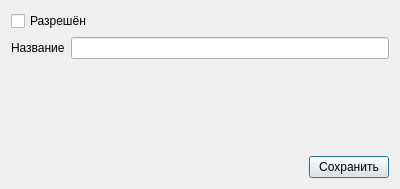
<?xml version="1.0" encoding="UTF-8"?>
<ui version="4.0">
 <class>TrestDialog</class>
 <widget class="QDialog" name="TrestDialog">
  <property name="geometry">
   <rect>
    <x>0</x>
    <y>0</y>
    <width>400</width>
    <height>189</height>
   </rect>
  </property>
  <property name="windowTitle">
   <string>Новый трест</string>
  </property>
  <layout class="QVBoxLayout" name="verticalLayout">
   <item>
    <widget class="QCheckBox" name="enabledCheckBox">
     <property name="text">
      <string>Разрешён</string>
     </property>
    </widget>
   </item>
   <item>
    <layout class="QHBoxLayout" name="horizontalLayout_2">
     <item>
      <widget class="QLabel" name="nameLabel">
       <property name="text">
        <string>Название</string>
       </property>
      </widget>
     </item>
     <item>
      <widget class="QLineEdit" name="nameLineEdit"/>
     </item>
    </layout>
   </item>
   <item>
    <spacer name="verticalSpacer">
     <property name="orientation">
      <enum>Qt::Vertical</enum>
     </property>
     <property name="sizeHint" stdset="0">
      <size>
       <width>20</width>
       <height>64</height>
      </size>
     </property>
    </spacer>
   </item>
   <item>
    <layout class="QHBoxLayout" name="horizontalLayout">
     <item>
      <spacer name="horizontalSpacer">
       <property name="orientation">
        <enum>Qt::Horizontal</enum>
       </property>
       <property name="sizeHint" stdset="0">
        <size>
         <width>40</width>
         <height>20</height>
        </size>
       </property>
      </spacer>
     </item>
     <item>
      <widget class="QPushButton" name="savePushButton">
       <property name="text">
        <string>Сохранить</string>
       </property>
       <property name="icon">
        <iconset resource="kcrm.qrc">
         <normaloff>:/images/ok32.png</normaloff>:/images/ok32.png</iconset>
       </property>
      </widget>
     </item>
    </layout>
   </item>
  </layout>
 </widget>
 <resources>
  <include location="kcrm.qrc"/>
 </resources>
 <connections/>
</ui>
